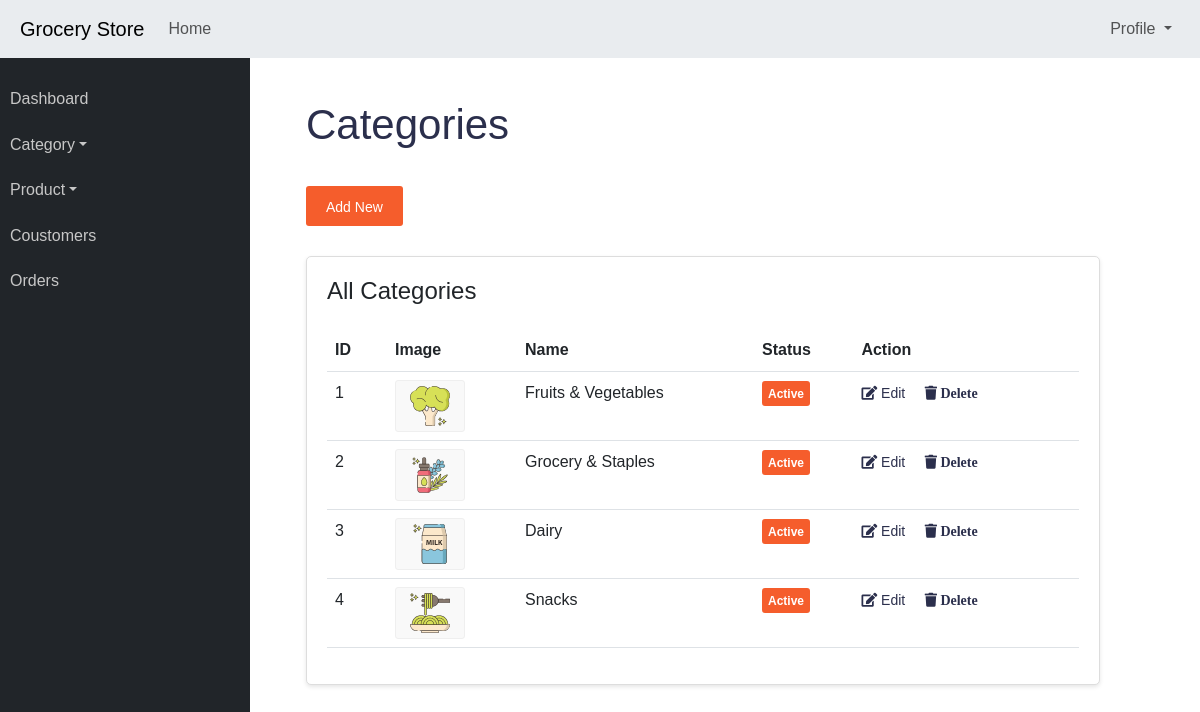
Screenshot of /admin/view/category with the database file from the repository.
### application/models.py (models this page shows)
class Category(db.Model):
    id = db.Column(db.Integer, primary_key=True, autoincrement=True)
    name = db.Column(db.String(100), nullable=False)
    image = db.Column(db.String(100), nullable=False)
    status = db.Column(db.String(100), nullable=False)

### application/controllers.py (the view)
@app.route('/admin/view/category', methods=['GET', 'POST'])
def view_category():
    allcategory = Category.query.all()
    return render_template('view_category.html', allcategory=allcategory)

### templates/view_category.html (shortened to what this page needs)
{% extends "admin_base.html" %}
{% block content %}
<div class="container-fluid">
    <h2 class="mt-30 page-title">Categories</h2>
    <div class="col-lg-12">
        <a href="{{url_for('add_category')}}" class="add-btn hover-btn">Add New</a>
    </div>
    <div class="col-lg-12 col-md-12">
        <div class="card card-static-2 mt-30 mb-30">
            <div class="card-title-2">
                <h4>All Categories</h4>
            </div>
            <div class="card-body-table">
                <div class="table-responsive">
                    <table class="table ucp-table table-hover">
                        <thead>
                            <tr>
                                <th style="width:60px">ID</th>
                                <th style="width:130px">Image</th>
                                <th>Name</th>
                                <th>Status</th>
                                <th>Action</th>
                            </tr>
                        </thead>
                        <tbody>
                            {% for category in allcategory %}
                            <tr>
                                <td>{{loop.index}}</td>
                                <td>
                                    {% if category.image %}
                                    <div class="cate-img">
                                        <img src="{{url_for('static', filename='uploads/category/' + category.image)}}"
                                            alt="">
                                    </div>
                                    {% endif %}
                                </td>
                                <td>{{category.name}}</td>
                                <td><span class="badge-item badge-status">{{category.status}}</span></td>
                                <td class="action-btns">
                                    <a href="/admin/edit/category/{{category.id}}" class="edit-btn"><i
                                            class="fas fa-edit"></i>
                                        Edit</a>
                                    <a href="/admin/delete/category/{{category.id}}" class="edit-btn"><i
                                            class="fas fa-trash">
                                            Delete</i></a>
                                </td>
                            </tr>
                            {% endfor %}
                        </tbody>
                    </table>
                </div>
            </div>
        </div>
    </div>
</div>
{% endblock %}

### static/css/admin-style.css (style rules this page uses)
body { font-family: Arial, sans-serif; line-height: 1.6; margin: 0; padding: 0; }
.container-fluid { width: 100%; padding-right: 15px; padding-left: 15px; margin-right: auto; margin-left: auto; padding-left: 1.5rem !important; padding-right: 1.5rem !important; }
.mt-30 { margin-top: 30px !important; }
h2 { color: #333; }
.card { border: 1px solid #ddd; border-radius: 5px; box-shadow: 0 2px 4px rgba(0, 0, 0, 0.1); padding: 20px; }
.card-title-2 { margin-bottom: 15px; }
.cate-img { border: 1px solid #efefef; border-radius: 3px; text-align: center; padding: 5px; background: #f9f9f9; width: 70px; }
.cate-img img { width: 40px; }
.action-btns a { font-size: 14px; color: #2b2f4c; margin-right: 15px; }
a { text-decoration: none; background-color: transparent; }
.badge-status { color: #fff; background-color: #f55d2c; }
.badge-item { display: inline-block; padding: 0.55em 0.5em; font-size: 12px; font-weight: 600; line-height: 1; text-align: center; white-space: nowrap; vertical-align: baseline; border-radius: 3px; transition: color .15s ease-in-out, background-color .15s ease-in-out, border-color .15s ease-in-out, box-shadow .15s ease-in-out; }
.add-btn { font-size: 14px; font-weight: 500; color: #fff; background: #f55d2c; padding: 10px 20px; display: inline-block; height: 40px; border-radius: 3px; }
img { vertical-align: middle; border-style: none; }
.page-title { font-size: 42px; color: #2b2f4c; text-align: left; margin-bottom: 36px; }

### rows the page displays
Category: image (picture), name "Fruits & Vegetables", status "Active"
Category: image (picture), name "Grocery & Staples", status "Active"
Category: image (picture), name "Dairy", status "Active"
Category: image (picture), name "Snacks", status "Active"
